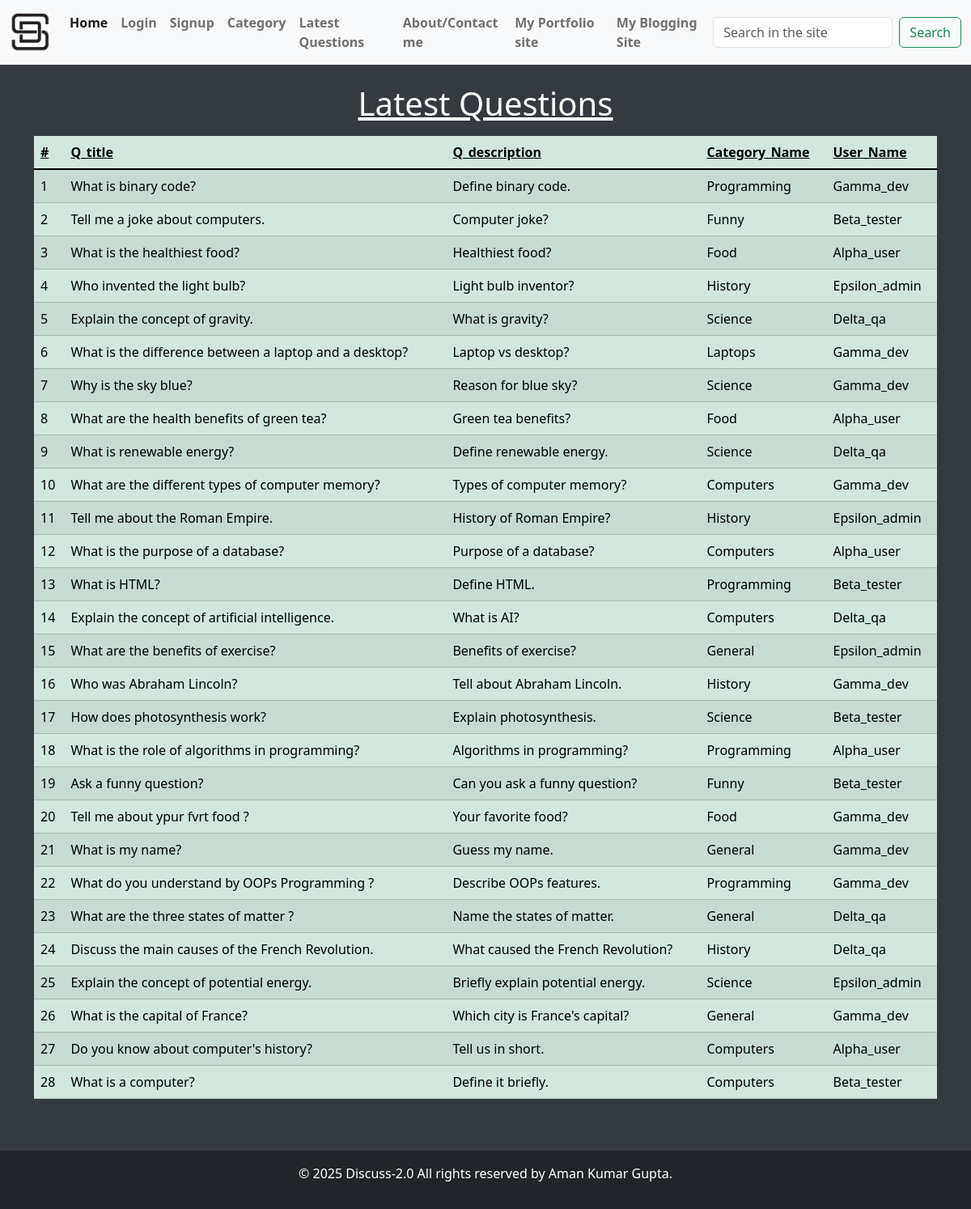
Page /?latest_questions=true on the committed database.
### tables this page shows
CREATE TABLE `questions` (
  `id` int(10) NOT NULL,
  `title` varchar(100) NOT NULL,
  `description` varchar(300) NOT NULL,
  `catagory_id` int(10) NOT NULL,
  `user_id` int(10) NOT NULL
);

CREATE TABLE `catagory` (
  `id` int(10) NOT NULL,
  `name` varchar(100) NOT NULL
);

CREATE TABLE `users` (
  `id` int(10) NOT NULL,
  `username` varchar(100) NOT NULL,
  `email` varchar(100) NOT NULL,
  `password` varchar(100) NOT NULL,
  `address` varchar(300) NOT NULL
);

### client/latest_questions.php (the view, shortened to what this page needs)
<div class="container">
    <h1 class="heading mb-3 mt-5"> Latest Questions </h1>
    <?php
    include("./server/db.php");
    $sql = "SELECT * FROM `questions` ORDER BY id DESC";
    $result = $conn->query($sql);
    $i = 0;
    ?>
    <table class="table table-success table-striped table-hover">
        <thead>
            <tr>
                <th scope="col">#</th> <th scope="col">Q_title</th>
                <th scope="col">Q_description</th>
                <th scope="col">Category_Name</th>
                <th scope="col">User_Name</th>
            </tr>
        </thead>
        <tbody>
            <?php
            if ($result->num_rows > 0) {
                foreach ($result as $row) {
                    $i++;
                    $Q_title = ucfirst($row['title']);
                    $Q_desc = ucfirst($row['description']);
                    $user_id = $row['user_id'];
                    $catagory_id = $row['catagory_id'];
                    $sql_user = $conn->prepare("select username from users where id = ?");
                    $sql_user->bind_param("i", $user_id);
                    $sql_user->execute();
                    $result_user = $sql_user->get_result();
                    $user = "Unknown";
                    if ($result_user && $result_user->num_rows > 0) {
                        $row_user = $result_user->fetch_assoc();
                        $user = ucfirst($row_user['username']);
                    }
                    $sql_catagory = $conn->prepare("select name from catagory where id = ?");
                    $sql_catagory->bind_param("i", $catagory_id);
                    $sql_catagory->execute();
                    $result_catagory = $sql_catagory->get_result();
                    $catagory_name = "Unknown";
                    if ($result_catagory && $result_catagory->num_rows > 0) {
                        $row_catagory = $result_catagory->fetch_assoc();
                        $catagory_name = ucfirst($row_catagory['name']);
                    }
                    echo "<tr>";
                    echo "<td>$i</td>";
                    echo "<td>$Q_title</td>";
                    echo "<td>$Q_desc</td>";
                    echo "<td>$catagory_name</td>";
                    echo "<td>$user</td>";
                    echo "</tr>";
                }
            } else {
                echo "<tr><td colspan='5'>No latest questions found.</td></tr>";
            }
            ?>
        </tbody>
    </table>
</div>

### public/style.css (style rules this page uses)
.heading { text-align: center; text-decoration: underline !important; }
body { background-color: #343a40 !important; color: #ffffff !important; }
th { text-decoration: underline !important; }

### index.php (style rules this page uses)
html { height: 100%; }
body { padding-top: 56px; }

### rows in the picture
questions: title "What is binary code?", description "Define binary code.", catagory.name "Programming", user.username "Gamma_dev"
questions: title "Tell me a joke about computers.", description "Computer joke?", catagory.name "Funny", user.username "Beta_tester"
questions: title "What is the healthiest food?", description "Healthiest food?", catagory.name "Food", user.username "Alpha_user"
questions: title "Who invented the light bulb?", description "Light bulb inventor?", catagory.name "History", user.username "Epsilon_admin"
questions: title "Explain the concept of gravity.", description "What is gravity?", catagory.name "Science", user.username "Delta_qa"
questions: title "What is the difference between a laptop and a desktop?", description "Laptop vs desktop?", catagory.name "Laptops", user.username "Gamma_dev"
questions: title "Why is the sky blue?", description "Reason for blue sky?", catagory.name "Science", user.username "Gamma_dev"
questions: title "What are the health benefits of green tea?", description "Green tea benefits?", catagory.name "Food", user.username "Alpha_user"
questions: title "What is renewable energy?", description "Define renewable energy.", catagory.name "Science", user.username "Delta_qa"
questions: title "What are the different types of computer memory?", description "Types of computer memory?", catagory.name "Computers", user.username "Gamma_dev"
questions: title "Tell me about the Roman Empire.", description "History of Roman Empire?", catagory.name "History", user.username "Epsilon_admin"
questions: title "What is the purpose of a database?", description "Purpose of a database?", catagory.name "Computers", user.username "Alpha_user"
questions: title "What is HTML?", description "Define HTML.", catagory.name "Programming", user.username "Beta_tester"
questions: title "Explain the concept of artificial intelligence.", description "What is AI?", catagory.name "Computers", user.username "Delta_qa"
questions: title "What are the benefits of exercise?", description "Benefits of exercise?", catagory.name "General", user.username "Epsilon_admin"
questions: title "Who was Abraham Lincoln?", description "Tell about Abraham Lincoln.", catagory.name "History", user.username "Gamma_dev"
questions: title "How does photosynthesis work?", description "Explain photosynthesis.", catagory.name "Science", user.username "Beta_tester"
questions: title "What is the role of algorithms in programming?", description "Algorithms in programming?", catagory.name "Programming", user.username "Alpha_user"
questions: title "Ask a funny question?", description "Can you ask a funny question?", catagory.name "Funny", user.username "Beta_tester"
questions: title "Tell me about ypur fvrt food ?", description "Your favorite food?", catagory.name "Food", user.username "Gamma_dev"
questions: title "What is my name?", description "Guess my name.", catagory.name "General", user.username "Gamma_dev"
questions: title "What do you understand by OOPs Programming ?", description "Describe OOPs features.", catagory.name "Programming", user.username "Gamma_dev"
questions: title "What are the three states of matter ?", description "Name the states of matter.", catagory.name "General", user.username "Delta_qa"
questions: title "Discuss the main causes of the French Revolution.", description "What caused the French Revolution?", catagory.name "History", user.username "Delta_qa"
questions: title "Explain the concept of potential energy.", description "Briefly explain potential energy.", catagory.name "Science", user.username "Epsilon_admin"
questions: title "What is the capital of France?", description "Which city is France's capital?", catagory.name "General", user.username "Gamma_dev"
questions: title "Do you know about computer's history?", description "Tell us in short.", catagory.name "Computers", user.username "Alpha_user"
questions: title "What is a computer?", description "Define it briefly.", catagory.name "Computers", user.username "Beta_tester"
